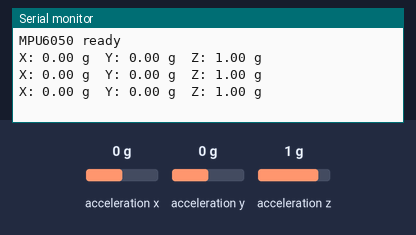
A sketch run on a simulated Arduino Uno, built with avr-gcc and run on an emulated ATmega328P. Parts: the last lines printed to the serial monitor. Wiring (inferred from the names in the program): MPU-6050 motion sensor at I2C address 0x68. The inputs (shaded band) are chosen by the test bench; at power-on: acceleration x 0 g, acceleration y 0 g, acceleration z 1 g.

Above: at 1.3 s.
1.4 s: acceleration x set to -1.4 g
At 1.9 s:
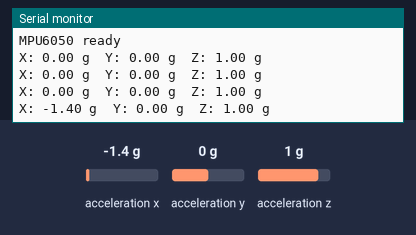
2.9 s: acceleration y set to -1.4 g
At 3.4 s:
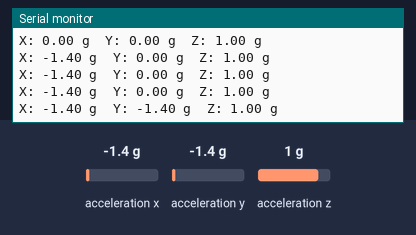
4.4 s: acceleration z set to -1.4 g
At 4.9 s:
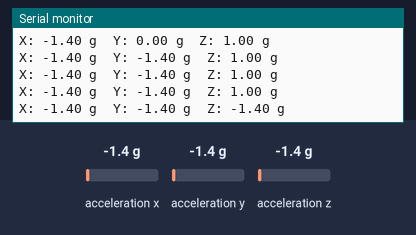

The sketch:

MPU6050_I2C_Test.ino
```cpp
#include <Wire.h>

const int MPU = 0x68;

void setup() {
  Serial.begin(9600);
  Wire.begin();

  // Wake up MPU6050
  Wire.beginTransmission(MPU);
  Wire.write(0x6B);
  Wire.write(0);
  Wire.endTransmission();

  Serial.println("MPU6050 ready");
}

void loop() {
  Wire.beginTransmission(MPU);
  Wire.write(0x3B);
  Wire.endTransmission(false);

  Wire.requestFrom(MPU, 6, true);

  int16_t accelX = (Wire.read() << 8) | Wire.read();
  int16_t accelY = (Wire.read() << 8) | Wire.read();
  int16_t accelZ = (Wire.read() << 8) | Wire.read();

  float ax = accelX / 16384.0;
  float ay = accelY / 16384.0;
  float az = accelZ / 16384.0;

  Serial.print("X: ");
  Serial.print(ax);
  Serial.print(" g  Y: ");
  Serial.print(ay);
  Serial.print(" g  Z: ");
  Serial.print(az);
  Serial.println(" g");

  delay(500);
}
```

Measured:
- after the input at 1.4 s, the serial monitor: prints a new line after 0.11 s (image 1)
- after the input at 2.9 s, the serial monitor: prints a new line after 0.11 s (image 2)
- after the input at 4.4 s, the serial monitor: prints a new line after 0.12 s (image 3)
